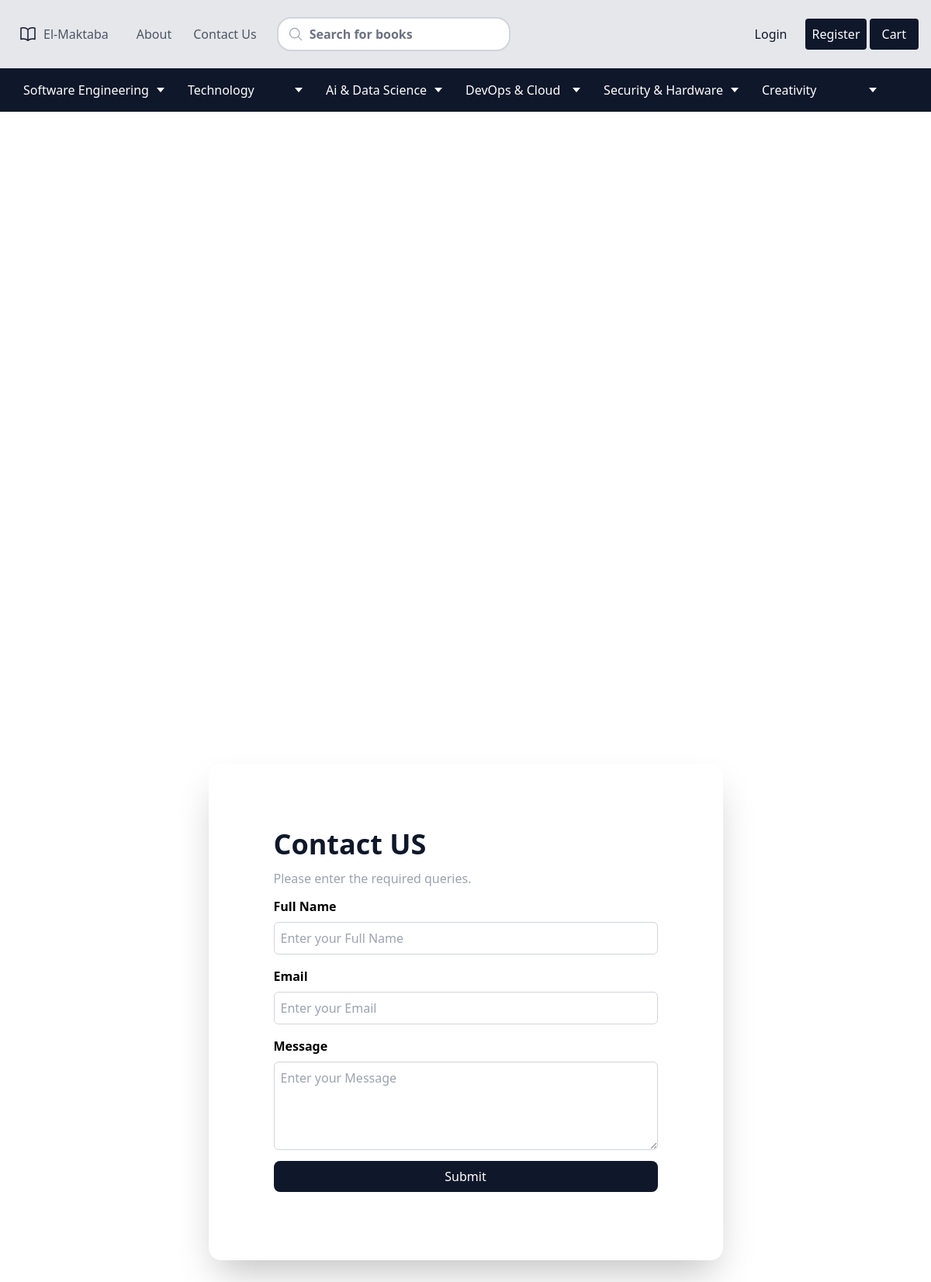
Page /contact-us on the committed database.
### book/models.py (models this page shows, shortened)
class BaseClass(models.Model):
    title = models.CharField(max_length=255)
    slug = models.SlugField(blank=True,default=None)
    class Meta:
        abstract = True

class Category(BaseClass):
    class Meta:
        db_table = 'Category'

### main/views.py (the view)
# urls.py: path('contact-us', ContactUs, name='ContactUs-Page'),
def ContactUs(request):
    if 'search' in request.GET:
        return home(request)
    elif request.method == 'POST':
        form = ContactUsForm(request.POST)
        if form.is_valid():
            form.save()
            return redirect('ContactUs-Page')
    form = ContactUsForm()
    return render(request, 'main/contact.html', {'form' : form})

### main/forms.py
class ContactUsForm(forms.ModelForm):
    class Meta:
        model = Contact
        fields = '__all__'

### book/context_processors.py (called while the page is built)
def show_all_categories(request):
    categories = Category.objects.prefetch_related('subset').all()
    context = {"categories" : categories}
    return context

### main/templates/main/contact.html (shortened to what this page needs)
{% extends "main/base.html" %} {% block title %}El-Maktaba | Contact Us{% endblock %} {% block content %}
<div class="max-w-7xl mx-auto px-4 py-3">
<div class="flex items-center justify-center min-h-screen">
  <div
    class="relative flex flex-col m-6 space-y-8 bg-white shadow-2xl rounded-2xl md:flex-row md:space-y-0 p-10">
    <div class="flex flex-col justify-center p-7 md:p-11">
      <span class="mb-3 text-4xl text-slate-900 font-bold">Contact US</span>
      <span class="font-light text-gray-400">
        Please enter the required queries.
      </span>
      <form method="post" class="py-1">
        <div class="py-2">
          <label
            for="{{ form.full_name.id_for_label }}"
            class="block text-md font-semibold mb-2">Full Name</label>
          <input
            type="text"
            name="{{ form.full_name.name }}"
            id="{{ form.full_name.id_for_label }}"
            class="w-full p-2 border border-gray-300 rounded-md focus:outline-none focus:border-blue-400"
            placeholder="Enter your Full Name"/>
        </div>
        <div class="py-2">
          <label
            for="{{ form.email.id_for_label }}"
            class="block text-md font-semibold mb-2">Email</label>
          <input
            type="email"
            name="{{ form.email.name }}"
            id="{{ form.email.id_for_label }}"
            class="w-full p-2 border border-gray-300 rounded-md focus:outline-none focus:border-blue-400"
            placeholder="Enter your Email"/>
        </div>
        <div class="py-2">
            <label
              for="{{ form.mssg.id_for_label }}"
              class="block text-md font-semibold mb-2">Message</label>
            <textarea
              type="text"
              name="{{ form.mssg.name }}"
              id="{{ form.mssg.id_for_label }}"
              class="w-full p-2 border border-gray-300 rounded-md focus:outline-none focus:border-blue-400"
              placeholder="Enter your Message"
              rows="4" cols="50"></textarea>
          </div>
        <button
          type="submit"
          class="w-full bg-slate-900 text-white p-2 rounded-lg  hover:bg-white hover:text-black hover:border hover:border-gray-300">
          Submit
        </button>
      </form>
    </div>
  </div>
</div>
{% endblock content %}

### main/templates/main/base.html (shortened to what this page needs)
{% load static %}
<!DOCTYPE html>
<html lang="en">
<head>
    <script src="https://cdn.tailwindcss.com"></script>
    <link rel="stylesheet" href="{% static 'main/css/main.css' %}" type="text/css">
</head>
<body>
    <header>
        <nav class="bg-gray-200">
            <div class="max-w-7xl mx-auto px-4 py-3">
                <div class="flex justify-between">
                    <div class="flex space-x-4">
                        <div>
                            <a href="{% url 'Home-Page' %}"
                                class="flex items-center py-5 px-2 text-gray-600 hover:text-slate-900">
                                <span>El-Maktaba</span>
                            </a>
                        </div>
                        <div class="flex items-center space-x-1">
                            <a href="{% url 'About-Page' %}"
                                class="py-5 px-3 text-gray-600 hover:text-slate-900">About</a>
                            <a href="{% url 'ContactUs-Page' %}"
                                class="py-5 px-3 text-gray-600 hover:text-slate-900">Contact Us</a>
                        </div>
                        <div class="flex items-center space-x-1">
                            <form method="get">
                                <div class="relative flex items-center text-gray-400 focus-within:text-gray-600">
                                    <input type="text" name="search" placeholder="Search for books" autocomplete="off"
                                        aria-label="Search for books"
                                        class="pr-3 pl-10 px-3 py-2 font-semibold placeholder-gray-500 text-black rounded-2xl border-none ring-2 ring-gray-300 focus:ring-gray-500 focus:ring-2">
                                </div>
                            </form>
                        </div>
                    </div>
                    <div class="flex items-center space-x-1">
                        {% if not user.is_authenticated %}
                        <a href="{% url 'Login'  %}" class="py-5 px-5 text-slate-900 hover:text-gray-600">Login</a>
                        <a href="{% url 'Register' %}"
                            class="py-2 px-2 rounded bg-slate-900 text-white hover:bg-slate-700 transation duration-300 ">Register</a>
                        {% else %}
                        <a href="{% url 'Logout'  %}"
                            class="py-2 px-4 rounded bg-slate-900 text-white hover:bg-slate-700 transation duration-300 ">Logout</a>
                        {% endif %}
                        <a href="#"
                            class="py-2 px-4 rounded bg-slate-900 text-white hover:bg-slate-700 transation duration-300 ">Cart</a>
                    </div>
                </div>
            </div>
        </nav>
        <nav class="bg-slate-900 ">
            <div class="max-w-7xl mx-auto px-2 py-2">
                <div class="relative flex">
                    {% for category in categories %}
                    <div class="dropdown">
                        <div class="select">
                            <span class="selected">{{category.title}}</span>
                            <div class="caret"></div>
                        </div>
                    </div>
                    {% endfor %}
                </div>
            </div>
        </nav>
    </header>
    <main>
        {% block content %}
        {% endblock %}
    </main>
</body>
</html>

### main/static/main/css/main.css (style rules this page uses)
html { height: 100%; }
body { display: flex; min-height: 100%; flex-direction: column; }
.dropdown { min-width: 10em; position: relative; margin: 2px; margin-left: 16px; }
.dropdown * { box-sizing: border-box; }
.select { background-color: #0f172a; color: #fff; display: flex; justify-content: space-between; align-items: center; border: 2px #0f172a solid; border-radius: 0.5em; padding: 4px; cursor: pointer; transition: background 0.3s; }
.selected { padding-right: 10px; }
.caret { width: 0; height: 0; border-left: 5px solid transparent; border-right: 5px solid transparent; border-top: 6px solid #fff; transition: 0.3s; }

### rows in the picture
Category: title "Software Engineering"
Category: title "Technology"
Category: title "Ai & Data Science"
Category: title "DevOps & Cloud"
Category: title "Security & Hardware"
Category: title "Creativity"
